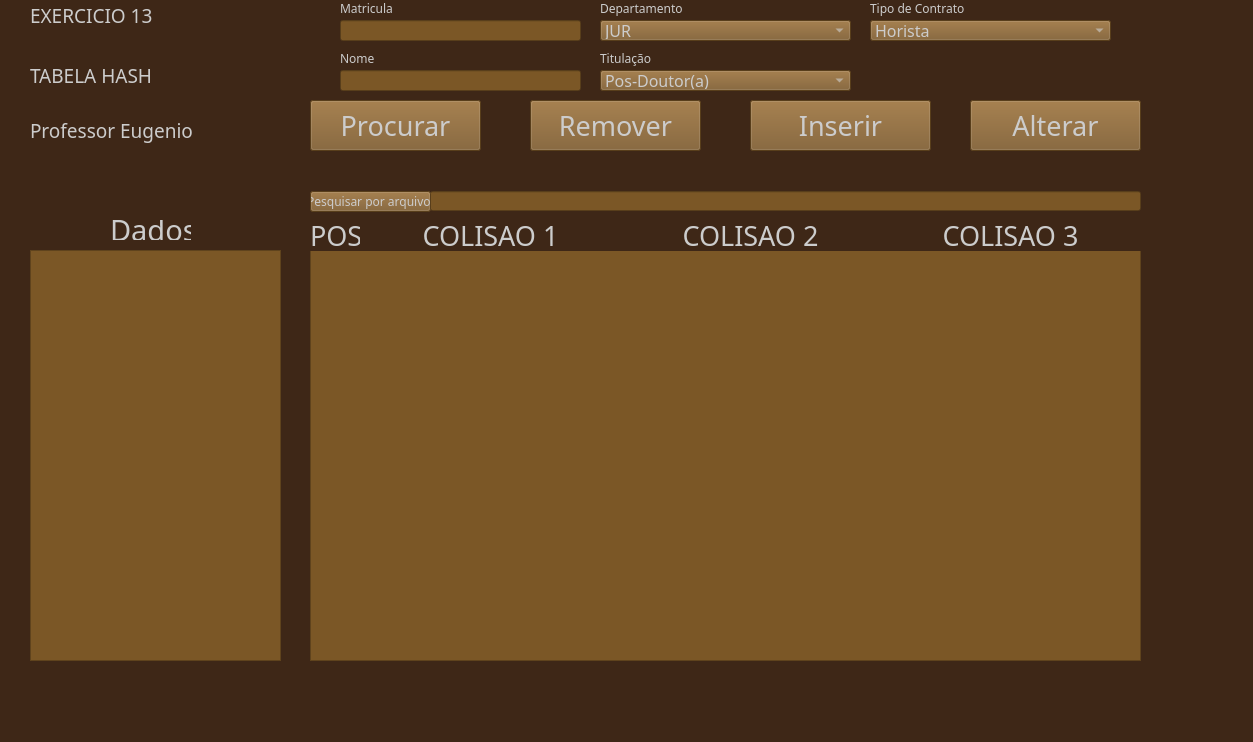
<?xml version="1.0" encoding="UTF-8"?>
<ui version="4.0">
 <class>MainWindow</class>
 <widget class="QMainWindow" name="MainWindow">
  <property name="geometry">
   <rect>
    <x>0</x>
    <y>0</y>
    <width>1253</width>
    <height>742</height>
   </rect>
  </property>
  <property name="windowTitle">
   <string>MainWindow</string>
  </property>
  <property name="styleSheet">
   <string notr="true">background-color:#3E2717;</string>
  </property>
  <widget class="QWidget" name="centralwidget">
   <widget class="QLabel" name="label_17">
    <property name="geometry">
     <rect>
      <x>340</x>
      <y>50</y>
      <width>261</width>
      <height>16</height>
     </rect>
    </property>
    <property name="font">
     <font>
      <family>Sylfaen</family>
     </font>
    </property>
    <property name="styleSheet">
     <string notr="true">color: #CCCCCC;</string>
    </property>
    <property name="text">
     <string>Nome</string>
    </property>
   </widget>
   <widget class="QPushButton" name="pushButton_Remover">
    <property name="geometry">
     <rect>
      <x>530</x>
      <y>100</y>
      <width>171</width>
      <height>51</height>
     </rect>
    </property>
    <property name="font">
     <font>
      <family>Sylfaen</family>
      <pointsize>20</pointsize>
     </font>
    </property>
    <property name="cursor">
     <cursorShape>PointingHandCursor</cursorShape>
    </property>
    <property name="styleSheet">
     <string notr="true">background-color: #7B5726;
color: #CCCCCC;</string>
    </property>
    <property name="text">
     <string>Remover</string>
    </property>
   </widget>
   <widget class="QTableWidget" name="tableWidget">
    <property name="geometry">
     <rect>
      <x>310</x>
      <y>220</y>
      <width>831</width>
      <height>441</height>
     </rect>
    </property>
    <property name="font">
     <font>
      <family>Sylfaen</family>
      <pointsize>9</pointsize>
     </font>
    </property>
    <property name="styleSheet">
     <string notr="true">background-color: #7B5726;
color: #CCCCCC;</string>
    </property>
    <column>
     <property name="text">
      <string/>
     </property>
    </column>
    <column>
     <property name="text">
      <string/>
     </property>
    </column>
    <column>
     <property name="text">
      <string/>
     </property>
    </column>
    <column>
     <property name="text">
      <string/>
     </property>
    </column>
   </widget>
   <widget class="QLabel" name="label_18">
    <property name="geometry">
     <rect>
      <x>870</x>
      <y>0</y>
      <width>301</width>
      <height>16</height>
     </rect>
    </property>
    <property name="font">
     <font>
      <family>Sylfaen</family>
     </font>
    </property>
    <property name="styleSheet">
     <string notr="true">color: #CCCCCC;</string>
    </property>
    <property name="text">
     <string>Tipo de Contrato</string>
    </property>
   </widget>
   <widget class="QPushButton" name="pushButton_Inserir">
    <property name="geometry">
     <rect>
      <x>750</x>
      <y>100</y>
      <width>181</width>
      <height>51</height>
     </rect>
    </property>
    <property name="font">
     <font>
      <family>Sylfaen</family>
      <pointsize>20</pointsize>
     </font>
    </property>
    <property name="cursor">
     <cursorShape>PointingHandCursor</cursorShape>
    </property>
    <property name="styleSheet">
     <string notr="true">background-color: #7B5726;
color: #CCCCCC;</string>
    </property>
    <property name="text">
     <string>Inserir</string>
    </property>
   </widget>
   <widget class="QLabel" name="label_19">
    <property name="geometry">
     <rect>
      <x>600</x>
      <y>0</y>
      <width>251</width>
      <height>16</height>
     </rect>
    </property>
    <property name="font">
     <font>
      <family>Sylfaen</family>
     </font>
    </property>
    <property name="styleSheet">
     <string notr="true">color: #CCCCCC;</string>
    </property>
    <property name="text">
     <string>Departamento</string>
    </property>
   </widget>
   <widget class="QPushButton" name="pushButton_Alterar">
    <property name="geometry">
     <rect>
      <x>970</x>
      <y>100</y>
      <width>171</width>
      <height>51</height>
     </rect>
    </property>
    <property name="font">
     <font>
      <family>Sylfaen</family>
      <pointsize>20</pointsize>
     </font>
    </property>
    <property name="cursor">
     <cursorShape>PointingHandCursor</cursorShape>
    </property>
    <property name="styleSheet">
     <string notr="true">background-color: #7B5726;
color: #CCCCCC;</string>
    </property>
    <property name="text">
     <string>Alterar</string>
    </property>
   </widget>
   <widget class="QComboBox" name="comboBox_Dep">
    <property name="enabled">
     <bool>true</bool>
    </property>
    <property name="geometry">
     <rect>
      <x>600</x>
      <y>20</y>
      <width>251</width>
      <height>21</height>
     </rect>
    </property>
    <property name="font">
     <font>
      <family>Sylfaen</family>
      <pointsize>12</pointsize>
     </font>
    </property>
    <property name="styleSheet">
     <string notr="true">background-color: #7B5726;
color: #CCCCCC;</string>
    </property>
    <item>
     <property name="text">
      <string>JUR</string>
     </property>
    </item>
    <item>
     <property name="text">
      <string>ZOO</string>
     </property>
    </item>
    <item>
     <property name="text">
      <string>SER</string>
     </property>
    </item>
    <item>
     <property name="text">
      <string>PUC/IDIOMAS</string>
     </property>
    </item>
    <item>
     <property name="text">
      <string>MAF</string>
     </property>
    </item>
    <item>
     <property name="text">
      <string>PSI</string>
     </property>
    </item>
    <item>
     <property name="text">
      <string>MED</string>
     </property>
    </item>
    <item>
     <property name="text">
      <string>IGPA</string>
     </property>
    </item>
    <item>
     <property name="text">
      <string>EDU</string>
     </property>
    </item>
    <item>
     <property name="text">
      <string>LET</string>
     </property>
    </item>
    <item>
     <property name="text">
      <string>HGS</string>
     </property>
    </item>
    <item>
     <property name="text">
      <string>GABI/ITS</string>
     </property>
    </item>
    <item>
     <property name="text">
      <string>FONO</string>
     </property>
    </item>
    <item>
     <property name="text">
      <string>ECO</string>
     </property>
    </item>
    <item>
     <property name="text">
      <string>ENG</string>
     </property>
    </item>
    <item>
     <property name="text">
      <string>FIT</string>
     </property>
    </item>
    <item>
     <property name="text">
      <string>DEF</string>
     </property>
    </item>
    <item>
     <property name="text">
      <string>CON</string>
     </property>
    </item>
    <item>
     <property name="text">
      <string>BIO</string>
     </property>
    </item>
    <item>
     <property name="text">
      <string>CBB</string>
     </property>
    </item>
    <item>
     <property name="text">
      <string>CBM</string>
     </property>
    </item>
    <item>
     <property name="text">
      <string>ARQ</string>
     </property>
    </item>
    <item>
     <property name="text">
      <string>ADM</string>
     </property>
    </item>
    <item>
     <property name="text">
      <string>ADV</string>
     </property>
    </item>
   </widget>
   <widget class="QTextEdit" name="textEdit">
    <property name="geometry">
     <rect>
      <x>30</x>
      <y>250</y>
      <width>251</width>
      <height>411</height>
     </rect>
    </property>
    <property name="font">
     <font>
      <family>Sylfaen</family>
      <pointsize>20</pointsize>
     </font>
    </property>
    <property name="styleSheet">
     <string notr="true">background-color: #7B5726;
color: #CCCCCC;</string>
    </property>
    <property name="readOnly">
     <bool>true</bool>
    </property>
   </widget>
   <widget class="QLabel" name="label_20">
    <property name="geometry">
     <rect>
      <x>340</x>
      <y>0</y>
      <width>241</width>
      <height>16</height>
     </rect>
    </property>
    <property name="font">
     <font>
      <family>Sylfaen</family>
     </font>
    </property>
    <property name="styleSheet">
     <string notr="true">color: #CCCCCC;</string>
    </property>
    <property name="text">
     <string>Matricula</string>
    </property>
   </widget>
   <widget class="QLabel" name="label">
    <property name="geometry">
     <rect>
      <x>110</x>
      <y>220</y>
      <width>81</width>
      <height>20</height>
     </rect>
    </property>
    <property name="font">
     <font>
      <family>Sylfaen</family>
      <pointsize>22</pointsize>
     </font>
    </property>
    <property name="styleSheet">
     <string notr="true">color: #CCCCCC;</string>
    </property>
    <property name="text">
     <string>Dados</string>
    </property>
   </widget>
   <widget class="QLabel" name="label_21">
    <property name="geometry">
     <rect>
      <x>600</x>
      <y>50</y>
      <width>301</width>
      <height>16</height>
     </rect>
    </property>
    <property name="font">
     <font>
      <family>Sylfaen</family>
     </font>
    </property>
    <property name="styleSheet">
     <string notr="true">color: #CCCCCC;</string>
    </property>
    <property name="text">
     <string>Titulação</string>
    </property>
   </widget>
   <widget class="QLineEdit" name="lineEdit_Nome">
    <property name="enabled">
     <bool>true</bool>
    </property>
    <property name="geometry">
     <rect>
      <x>340</x>
      <y>70</y>
      <width>241</width>
      <height>21</height>
     </rect>
    </property>
    <property name="font">
     <font>
      <family>Sylfaen</family>
      <pointsize>12</pointsize>
     </font>
    </property>
    <property name="styleSheet">
     <string notr="true">background-color: #7B5726;
color: #CCCCCC;</string>
    </property>
   </widget>
   <widget class="QComboBox" name="comboBox_Tit">
    <property name="enabled">
     <bool>true</bool>
    </property>
    <property name="geometry">
     <rect>
      <x>600</x>
      <y>70</y>
      <width>251</width>
      <height>21</height>
     </rect>
    </property>
    <property name="font">
     <font>
      <family>Sylfaen</family>
      <pointsize>12</pointsize>
     </font>
    </property>
    <property name="styleSheet">
     <string notr="true">background-color: #7B5726;
color: #CCCCCC;</string>
    </property>
    <item>
     <property name="text">
      <string>Pos-Doutor(a)</string>
     </property>
    </item>
    <item>
     <property name="text">
      <string>Mestre(a)</string>
     </property>
    </item>
    <item>
     <property name="text">
      <string>Especialista</string>
     </property>
    </item>
    <item>
     <property name="text">
      <string>Bacharelado(a)</string>
     </property>
    </item>
    <item>
     <property name="text">
      <string>Doutor(a)</string>
     </property>
    </item>
   </widget>
   <widget class="QComboBox" name="comboBox_Tip">
    <property name="enabled">
     <bool>true</bool>
    </property>
    <property name="geometry">
     <rect>
      <x>870</x>
      <y>20</y>
      <width>241</width>
      <height>21</height>
     </rect>
    </property>
    <property name="font">
     <font>
      <family>Sylfaen</family>
      <pointsize>12</pointsize>
     </font>
    </property>
    <property name="styleSheet">
     <string notr="true">background-color: #7B5726;
color: #CCCCCC;</string>
    </property>
    <item>
     <property name="text">
      <string>Horista</string>
     </property>
    </item>
    <item>
     <property name="text">
      <string>TI</string>
     </property>
    </item>
   </widget>
   <widget class="QPushButton" name="pushButton_Encontrar">
    <property name="geometry">
     <rect>
      <x>310</x>
      <y>100</y>
      <width>171</width>
      <height>51</height>
     </rect>
    </property>
    <property name="font">
     <font>
      <family>Sylfaen</family>
      <pointsize>20</pointsize>
     </font>
    </property>
    <property name="cursor">
     <cursorShape>PointingHandCursor</cursorShape>
    </property>
    <property name="styleSheet">
     <string notr="true">background-color: #7B5726;
color: #CCCCCC;</string>
    </property>
    <property name="text">
     <string>Procurar</string>
    </property>
   </widget>
   <widget class="QLineEdit" name="lineEdit_Mat">
    <property name="enabled">
     <bool>true</bool>
    </property>
    <property name="geometry">
     <rect>
      <x>340</x>
      <y>20</y>
      <width>241</width>
      <height>21</height>
     </rect>
    </property>
    <property name="font">
     <font>
      <family>Sylfaen</family>
      <pointsize>12</pointsize>
     </font>
    </property>
    <property name="styleSheet">
     <string notr="true">background-color: #7B5726;
color: #CCCCCC;</string>
    </property>
   </widget>
   <widget class="QLabel" name="label_2">
    <property name="geometry">
     <rect>
      <x>30</x>
      <y>-20</y>
      <width>181</width>
      <height>71</height>
     </rect>
    </property>
    <property name="font">
     <font>
      <family>Sylfaen</family>
      <pointsize>14</pointsize>
     </font>
    </property>
    <property name="styleSheet">
     <string notr="true">
color: #CCCCCC;</string>
    </property>
    <property name="text">
     <string>EXERCICIO 13</string>
    </property>
    <property name="scaledContents">
     <bool>false</bool>
    </property>
   </widget>
   <widget class="QLabel" name="label_3">
    <property name="geometry">
     <rect>
      <x>30</x>
      <y>40</y>
      <width>181</width>
      <height>71</height>
     </rect>
    </property>
    <property name="font">
     <font>
      <family>Sylfaen</family>
      <pointsize>14</pointsize>
     </font>
    </property>
    <property name="styleSheet">
     <string notr="true">
color: #CCCCCC;</string>
    </property>
    <property name="text">
     <string>TABELA HASH</string>
    </property>
    <property name="scaledContents">
     <bool>false</bool>
    </property>
   </widget>
   <widget class="QLabel" name="label_5">
    <property name="geometry">
     <rect>
      <x>30</x>
      <y>100</y>
      <width>171</width>
      <height>61</height>
     </rect>
    </property>
    <property name="font">
     <font>
      <family>Sylfaen</family>
      <pointsize>14</pointsize>
     </font>
    </property>
    <property name="styleSheet">
     <string notr="true">
color: #CCCCCC;</string>
    </property>
    <property name="text">
     <string>Professor Eugenio</string>
    </property>
   </widget>
   <widget class="QLabel" name="label_4">
    <property name="geometry">
     <rect>
      <x>310</x>
      <y>220</y>
      <width>51</width>
      <height>31</height>
     </rect>
    </property>
    <property name="font">
     <font>
      <family>Sylfaen</family>
      <pointsize>20</pointsize>
     </font>
    </property>
    <property name="styleSheet">
     <string notr="true">color: #CCCCCC;</string>
    </property>
    <property name="text">
     <string>POS</string>
    </property>
   </widget>
   <widget class="QLabel" name="label_6">
    <property name="geometry">
     <rect>
      <x>360</x>
      <y>220</y>
      <width>261</width>
      <height>31</height>
     </rect>
    </property>
    <property name="font">
     <font>
      <family>Sylfaen</family>
      <pointsize>20</pointsize>
     </font>
    </property>
    <property name="styleSheet">
     <string notr="true">color: #CCCCCC;</string>
    </property>
    <property name="text">
     <string>COLISAO 1</string>
    </property>
    <property name="alignment">
     <set>Qt::AlignCenter</set>
    </property>
   </widget>
   <widget class="QLabel" name="label_7">
    <property name="geometry">
     <rect>
      <x>620</x>
      <y>220</y>
      <width>261</width>
      <height>31</height>
     </rect>
    </property>
    <property name="font">
     <font>
      <family>Sylfaen</family>
      <pointsize>20</pointsize>
     </font>
    </property>
    <property name="styleSheet">
     <string notr="true">color: #CCCCCC;</string>
    </property>
    <property name="text">
     <string>COLISAO 2</string>
    </property>
    <property name="alignment">
     <set>Qt::AlignCenter</set>
    </property>
   </widget>
   <widget class="QLabel" name="label_8">
    <property name="geometry">
     <rect>
      <x>880</x>
      <y>220</y>
      <width>261</width>
      <height>31</height>
     </rect>
    </property>
    <property name="font">
     <font>
      <family>Sylfaen</family>
      <pointsize>20</pointsize>
     </font>
    </property>
    <property name="styleSheet">
     <string notr="true">color: #CCCCCC;</string>
    </property>
    <property name="text">
     <string>COLISAO 3</string>
    </property>
    <property name="alignment">
     <set>Qt::AlignCenter</set>
    </property>
   </widget>
   <widget class="QLineEdit" name="lineEdit_Arquivo">
    <property name="enabled">
     <bool>true</bool>
    </property>
    <property name="geometry">
     <rect>
      <x>430</x>
      <y>191</y>
      <width>711</width>
      <height>20</height>
     </rect>
    </property>
    <property name="font">
     <font>
      <family>Sylfaen</family>
      <pointsize>12</pointsize>
     </font>
    </property>
    <property name="styleSheet">
     <string notr="true">background-color: #7B5726;
color: #CCCCCC;</string>
    </property>
   </widget>
   <widget class="QPushButton" name="pushButton_Pesquisar">
    <property name="geometry">
     <rect>
      <x>310</x>
      <y>191</y>
      <width>121</width>
      <height>21</height>
     </rect>
    </property>
    <property name="font">
     <font>
      <family>Sylfaen</family>
      <pointsize>9</pointsize>
     </font>
    </property>
    <property name="cursor">
     <cursorShape>PointingHandCursor</cursorShape>
    </property>
    <property name="styleSheet">
     <string notr="true">background-color: #7B5726;
color: #CCCCCC;</string>
    </property>
    <property name="text">
     <string>Pesquisar por arquivo:</string>
    </property>
   </widget>
  </widget>
  <widget class="QMenuBar" name="menubar">
   <property name="geometry">
    <rect>
     <x>0</x>
     <y>0</y>
     <width>1253</width>
     <height>21</height>
    </rect>
   </property>
  </widget>
  <widget class="QStatusBar" name="statusbar"/>
 </widget>
 <resources/>
 <connections/>
</ui>
